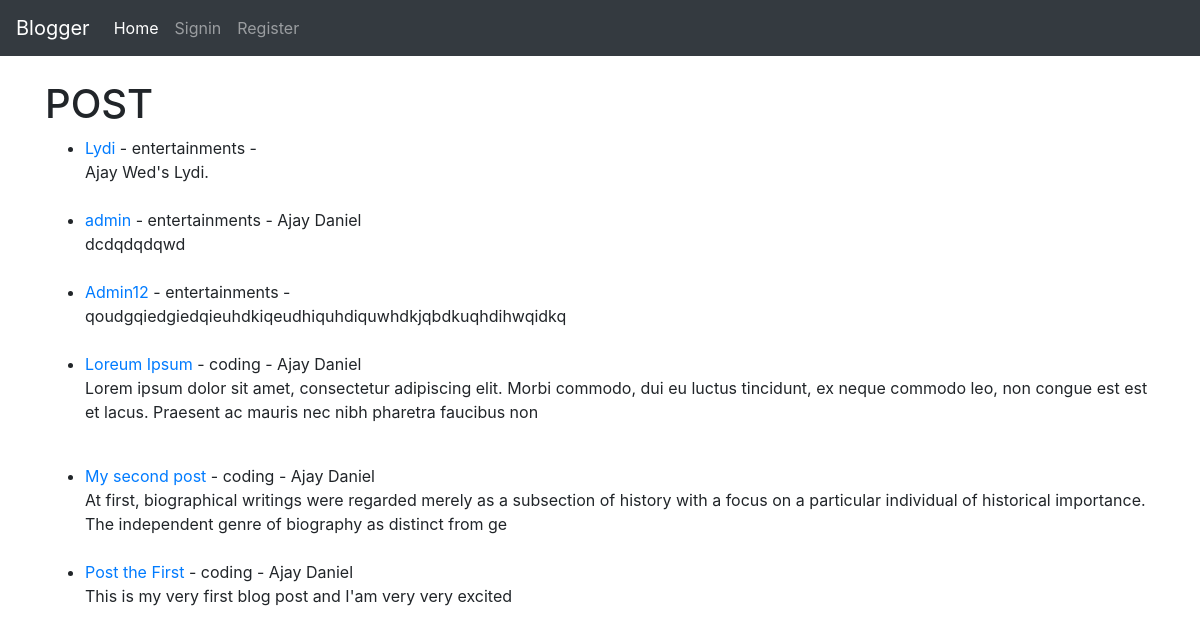
The page / on the database its author committed.
### theblog/models.py (models this page shows, shortened)
class Post(models.Model):
	title = models.CharField(max_length=255)
	header_image = models.ImageField(null=True, blank=True, upload_to="images/")
	title_tag = models.CharField(max_length=255)
	author = models.ForeignKey(User, on_delete=models.CASCADE)
	body = models.TextField()
	Category = models.CharField(max_length=255, default='coding')
	likes = models.ManyToManyField(User, related_name="blog_posts")

### theblog/views.py (the view)
# urls.py: path('', HomeView.as_view(), name='home'),
class HomeView(ListView):
	model = Post
	template_name = 'home.html'
	ordering = ['-id']

### theblog/templates/home.html (shortened to what this page needs)
<!DOCTYPE html>
<html>
{% extends 'base.html' %}
{% block content %}
<head>
</head>
<body>
		<h1>POST</h1>
		<ul>
			{% for post in object_list %}
			<li><a href="{% url 'article-detail' post.pk %}">{{post.title}}</a>
			 - {{ post.Category }} - {{post.author.first_name}} {{post.author.last_name}}
			<br/>{{post.body|slice:":200"|safe}}<br/><br/>
			</li>
			{% endfor %}
		</ul>
</body>
{% endblock %}

### theblog/templates/base.html (shortened to what this page needs)
<!doctype html>
<html lang="en">
  <head>
    <link rel="stylesheet" href="https://cdn.jsdelivr.net/npm/bootstrap@4.6.2/dist/css/bootstrap.min.css">
  </head>
  <body>
    <nav class="navbar navbar-expand-lg navbar-dark bg-dark">
  <a class="navbar-brand" href="{% url 'home' %}">Blogger</a>
  <div class="collapse navbar-collapse" id="navbarSupportedContent">
    <ul class="navbar-nav mr-auto">
      <li class="nav-item active">
        <a class="nav-link" href="{% url 'home' %}">Home <span class="sr-only">(current)</span></a>
      </li>
      {% if user.is_authenticated %}
        <li class="nav-item">
          <a class="nav-link" href="{% url 'add_post' %}">Add Post</a>
        </li>
        <li class="nav-item">
          <a class="nav-link" href="{% url 'add_category' %}">Add Category</a>
        </li>
        <li class="nav-item">
          <a class="nav-link" href="{% url 'logout' %}">Signout</a>
        </li>
      {% else %}
        <li class="nav-item">
          <a class="nav-link" href="{% url 'login' %}">Signin</a>
        </li>
        <li class="nav-item">
          <a class="nav-link" href="{% url 'register' %}">Register</a>
        </li>
      {% endif %}
    </ul>
  </div>
</nav>
    <br/>
    <div class="container">
    {% block content %}
    {% endblock %}
  </div>
  </body>
</html>

### rows shown on the page
Post: title "Lydi", Category "entertainments", body "Ajay Wed's Lydi."
Post: title "admin", Category "entertainments", author.first_name "Ajay", author.last_name "Daniel", body "dcdqdqdqwd"
Post: title "Admin12", Category "entertainments", body "qoudgqiedgiedqieuhdkiqeudhiquhdiquwhdkjqbdkuqhdihwqidkq"
Post: title "Loreum Ipsum", Category "coding", author.first_name "Ajay", author.last_name "Daniel", body "Lorem ipsum dolor sit amet, consectetur adipiscing elit. Morbi commodo, dui eu luctus tincidunt, ex neque commodo leo, non congue est est et lacus. Praesent ac mauris nec nibh pharetra faucibus non"
Post: title "My second post", Category "coding", author.first_name "Ajay", author.last_name "Daniel", body "At first, biographical writings were regarded merely as a subsection of history with a focus on a particular individual of historical importance. The independent genre of biography as distinct from ge"
Post: title "Post the First", Category "coding", author.first_name "Ajay", author.last_name "Daniel", body "This is my very first blog post and I'am very very excited"
